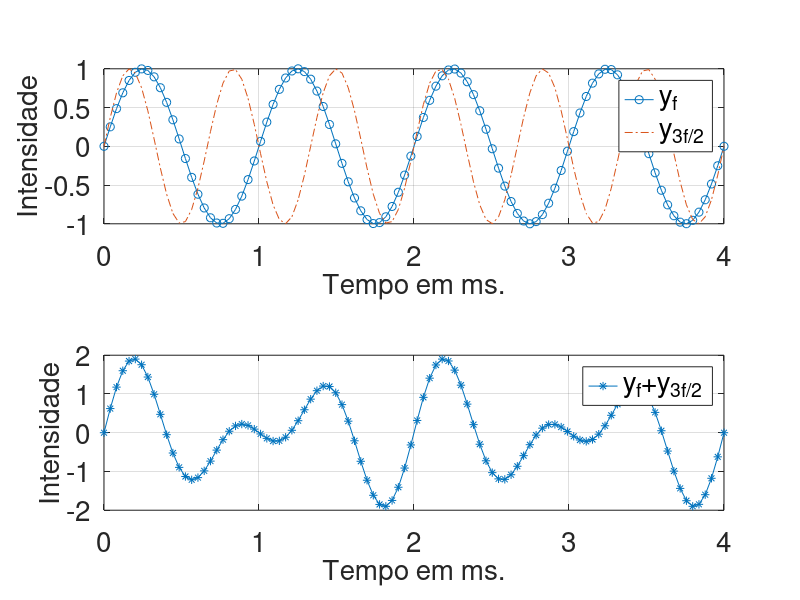

Here is the MATLAB script that generated this plot:
%

FONTSIZE=20;

f1=1;
N=4;
t=linspace(0,N/f1,100);

y1=sin(2*pi*f1*t);
y3_2=sin(2*pi*(3/2)*f1*t);


subplot(2,1,1);
plot(t,y1,'-o',t,y3_2,'-.')
hl1=legend('y_f','y_{3f/2}');
hx1=xlabel('Tempo em ms.');
hy1=ylabel('Intensidade');
ha1=gca;
daspect([0.5 1 1])
grid

subplot(2,1,2); 
plot(t,y1+y3_2,'-*')
hl2=legend('y_f+y_{3f/2}');
hx2=xlabel('Tempo em ms.');
hy2=ylabel('Intensidade');
ha2=gca;
daspect([0.25 1 1])

grid


%set(ht,'fontsize',FONTSIZE);%% cambia solamente el titulo
set(ha1,'fontsize',FONTSIZE);%% cambia solamente los ejes
set(hx1,'fontsize',FONTSIZE);%% cambia solamente el texto de x
set(hy1,'fontsize',FONTSIZE);%% cambia solamente el texto de y
set(hl1,'fontsize',FONTSIZE);%% cambia solamente el texto de legend
%set(ht,'fontsize',FONTSIZE);%% cambia solamente el titulo
set(ha2,'fontsize',FONTSIZE);%% cambia solamente los ejes
set(hx2,'fontsize',FONTSIZE);%% cambia solamente el texto de x
set(hy2,'fontsize',FONTSIZE);%% cambia solamente el texto de y
set(hl2,'fontsize',FONTSIZE);%% cambia solamente el texto de legend

refresh
print(gcf,'consonancia32.eps','-depsc',['-F:',int2str(FONTSIZE)]);
